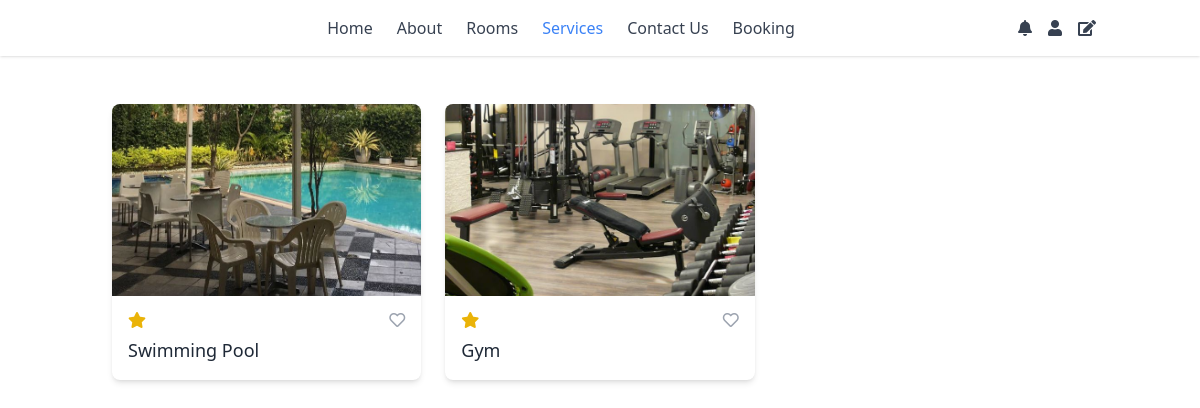
The app's page /service.php with its own data.
### tables this page shows
CREATE TABLE `fasilitas` (
  `id_fasilitas` int(30) NOT NULL,
  `fasilitas` varchar(255) NOT NULL,
  `gambar_fasilitas` varchar(255) NOT NULL
);

### service.php (the view, shortened to what this page needs)
<?php
                $servername = "localhost";
                $username   = "root";
                $password   = "";
                $database   = "db_jaya";
                $koneksi = mysqli_connect($servername,$username,$password,$database);
                $selectQuery = "SELECT * FROM fasilitas";
                  $result = $koneksi->query($selectQuery);
                  while($row = mysqli_fetch_array($result)){
                    $datapemesanan[] = $row;
                  }
                  ?>
<html lang="en">
<head>
    <script src="https://cdn.tailwindcss.com"></script>
    <link rel="stylesheet" href="https://cdnjs.cloudflare.com/ajax/libs/font-awesome/5.15.3/css/all.min.css">
</head>
<body class="bg-white text-gray-800">
<header class="bg-white shadow">
    <div class="container mx-auto px-4 py-4 flex justify-between items-center">
        <div class="hidden md:flex flex-1 justify-center space-x-6">
        <a class="text-gray-700" href="index.php">
                    Home
                </a>
                <a class="text-gray-700" href="about.php">
                    About
                </a>
                <a class="text-gray-700" href="room.php">
                    Rooms
                </a>
                <a class="text-blue-500" href="service.php">
                    Services
                </a>
                <a class="text-gray-700" href="contact.php">
                    Contact Us
                </a>
                <a class="text-gray-700" href="booking1.php">
                    Booking
                </a>
        </div>
        <div class="flex items-center space-x-4">
            <a class="text-gray-700" href="#">
                <i class="fas fa-bell">
                </i>
            </a>
            <a class="text-gray-700" href="profile.php">
                    <i class="fas fa-user">
                    </i>
            </a>
            <a class="text-gray-700" href="#">
                <i class="fas fa-edit">
                </i>
            </a>
        </div>
    </div>
</header>
<div class="container mx-auto px-6 py-12">
    <div class="grid grid-cols-1 md:grid-cols-2 lg:grid-cols-3 gap-6">
        <?php foreach ($datapemesanan as $K): ?>
            <div class="bg-white rounded-lg shadow-md overflow-hidden">
                <img src="pictures/<?php echo $K["gambar_fasilitas"]; ?>" class="w-full h-48 object-cover" title="<?php echo $K['gambar_fasilitas']; ?>" alt="Room with a bed and a large window">
                <div class="p-4">
                    <div class="flex justify-between items-center">
                        <div class="flex items-center">
                            <i class="fas fa-star text-yellow-500"></i>
                        </div>
                        <i class="far fa-heart text-gray-400"></i>
                    </div>
                    <h3 class="mt-2 text-lg font-medium text-gray-800">
                        <?php echo $K['fasilitas']; ?>
                    </h3>
                </div>
            </div>
        <?php endforeach; ?>
    </div>
</div>
</body>
</html>

### records on screen
fasilitas: gambar_fasilitas (picture), fasilitas "Swimming Pool"
fasilitas: gambar_fasilitas (picture), fasilitas "Gym"
